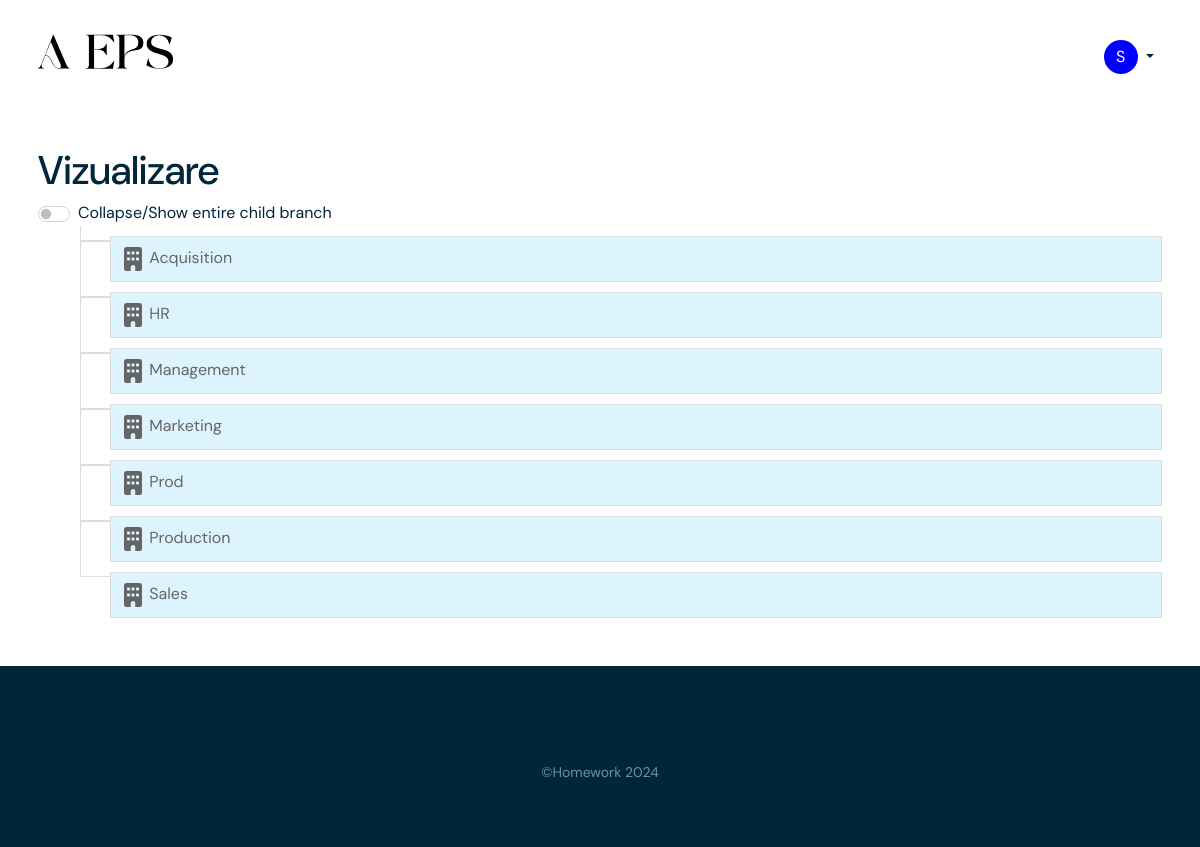
Before: /index.php?view=f_departments_list (signed in) with the older database file.
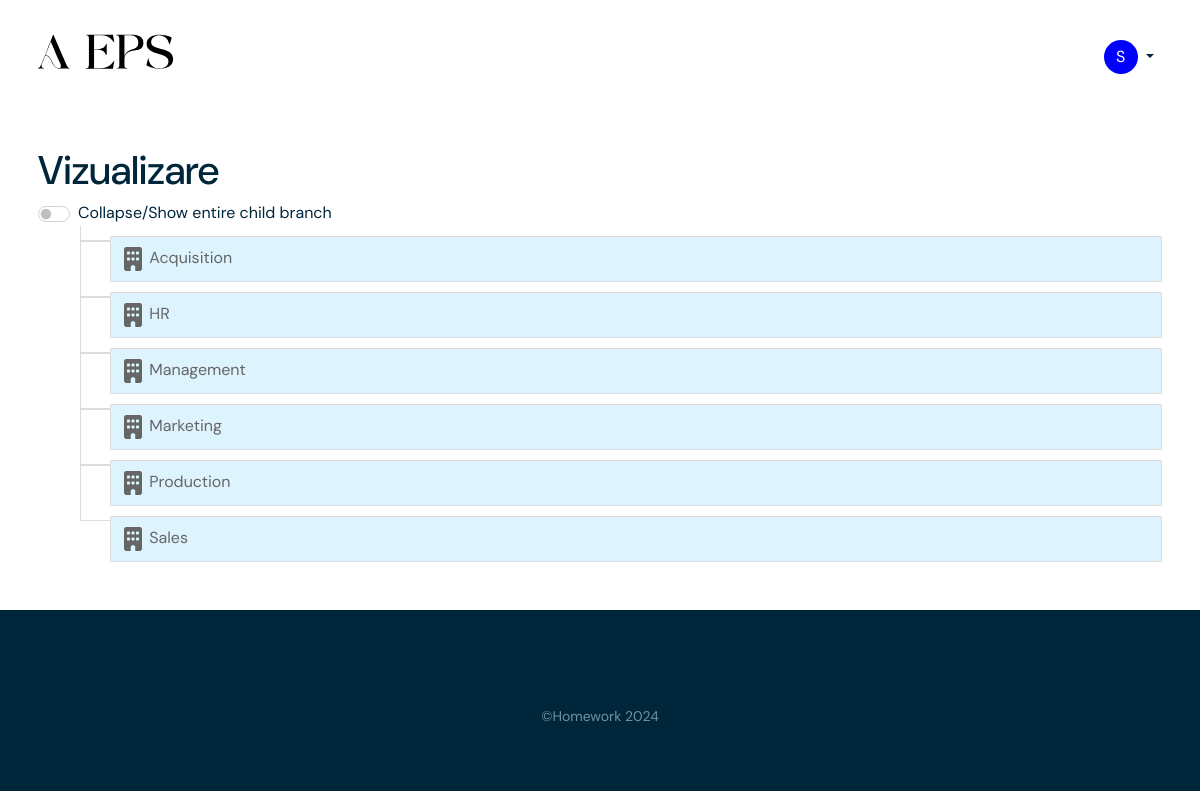
After: the same page with the newer database file.
### tables this page shows
CREATE TABLE `departments` (
  `ID` int(11) NOT NULL,
  `name` varchar(100) NOT NULL,
  `id_parent` int(11) DEFAULT NULL,
  `features` int(11) NOT NULL DEFAULT 0 COMMENT 'published/draft deleted',
  `created_time` datetime NOT NULL DEFAULT current_timestamp(),
  `modified_time` datetime DEFAULT NULL ON UPDATE current_timestamp()
);

### classes/BaseFunctions.php (the view, shortened to what this page needs)
<?php
class BaseFunctions
{
    protected $db_connection = NULL;
    public $user_is_logged_in = false;
    public $view = "f_index";
    public $rep = array();
    public function __construct(){
        if (isset($_GET['view'])) {
            $this->view=$_GET['view'];
        }
        if ($this->view=="b_acc_login") {
            if ($this->user_is_logged_in) {
                $this->redirect = $this->buildUrl(array('view'=>"b_acc_dashboard"));
            }
        }elseif ($this->view=="a_departments_list") {
            $this->rep['departments_list'] = $this->departmentsGetList(false);
        }elseif ($this->view=="a_departments_add") {
            $this->pageSel2 = true;
            $this->rep['departments_list'] = $this->departmentsGetList();
        }elseif ($this->view=="f_404") {
            $this->page_title = "404";
            $this->page_description = "Vai! Cum de ai ajuns aici?";
        }elseif ($this->view=="f_departments_list") {
            $this->rep['departments_list'] = $this->departmentsGetChildrenAll();
            $this->rep['tree_view'] = $this->departmentsGenerateTreeView($this->rep['departments_list']);
        }
    }
    protected function loginWithSessionData() {
        $id_user = $_SESSION['id_user'];
        $user = $this->getUserById($id_user);
        if (isset($user->ID)) {
            $this->user_is_logged_in = true;
        }else {
            $this->doLogout();
        }
    }
    protected function getUserById( $id_user ) {
        if ($this->databaseConnection()) {
            $q = $this->db_connection->prepare("CALL get_user_by_id(:id_user, :hash)");
            $db_secret = DB_SECRET;
            $q->bindParam(":id_user", $id_user, PDO::PARAM_INT);
            $q->bindParam(":hash", $db_secret, PDO::PARAM_STR);
            $q->execute();
            $r = $q->fetchObject();
            return $r;
        }
        return false;
    }
    public function buildUrl( $params ) {
        $view = isset($params['view'])?$params['view']:"";
        switch ($view) {
            default:
                $result = "/index.php?view=".$view;
                break;
        }
        return BASE_URL.$result;
    }
    protected function departmentsGenerateTreeView( $children ) {
        $result = '<ul class="wtree">';
        $tempResult = '';
        foreach ($children as $key => $value) {
            $hasChildren = false;
            $hasChildrenCls = "";
            if (isset($value['children'])&&!empty($value['children'])) {
                $hasChildren = true;
                $hasChildrenCls = ' tree-toggler noshow';
            }
            $userCls = ($value['type']=="dept")?'':' user';
            $type = ($value['type']=="dept")?'icon-building':'icon-buildinguser';
            $tempResult .= '<li>';
            $tempResult .= '<span class="'.$hasChildrenCls.$userCls.'"><svg height="24" width="24"><use xlink:href="#'.$type.'"></use></svg> '.$value['name'].'</span>';
            if ($hasChildren) {
                $tempResult .= $this->departmentsGenerateTreeView( $value['children'] );
            }
            $tempResult .= '</li>';
        }
        if (empty($tempResult)) {
            $result = 'Nu sint rezultate';
        }else{
            $result .= $tempResult;
            $result .= '</ul>';
        }
        return $result;
    }
    protected function departmentsGetChildrenDirect( $id_parent=null ){
        if ($this->databaseConnection()) {
            if (empty($id_parent)) {
                $q = $this->db_connection->prepare("CALL get_departments_root();");
            } else {
                $q = $this->db_connection->prepare("CALL get_departments_byparent(:id_parent);");
                $q->bindValue(":id_parent", $id_parent, PDO::PARAM_INT);
            }
            $q->execute();
            $r = $q->fetchAll();
            return $r;
        }
        return false;
    }
    protected function departmentsGetChildrenAll( $id_parent=null ){
        $results = array();
        $temp = $this->departmentsGetChildrenDirect($id_parent);
        foreach ($temp as $child) {
            if ($child['type']=="dept") {
                $child['children'] = $this->departmentsGetChildrenAll($child['ID']);
            }
            $results[] = $child;
        }
        return $results;
    }
    protected function databaseConnection(){
        if ($this->db_connection != null) {
            return true;
        } else {
            try {
                $this->db_connection = new PDO('mysql:host='. DB_HOST .';dbname='. DB_NAME . ';charset=utf8', DB_USER, DB_PASS);
                return true;
            } catch (PDOException $e) {
                $_SESSION['msg_errors'][] = MESSAGE_DATABASE_ERROR . $e->getMessage();
            }
        }
        return false;
    }
}

Changed rows visible on the page:
no longer on this page (row edited): departments: name "Prod"
